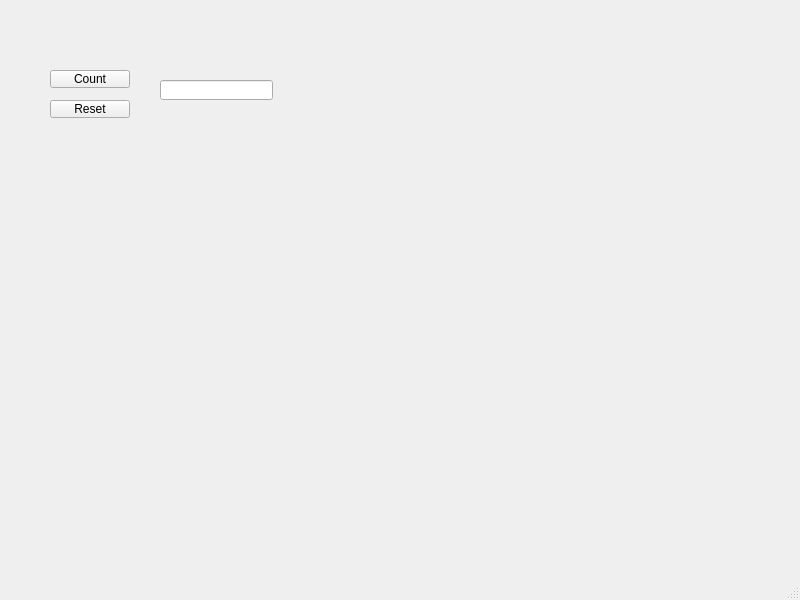
<?xml version="1.0" encoding="UTF-8"?>
<ui version="4.0">
 <class>MainWindow</class>
 <widget class="QMainWindow" name="MainWindow">
  <property name="geometry">
   <rect>
    <x>0</x>
    <y>0</y>
    <width>800</width>
    <height>600</height>
   </rect>
  </property>
  <property name="windowTitle">
   <string>MainWindow</string>
  </property>
  <widget class="QWidget" name="centralwidget">
   <widget class="QPushButton" name="count">
    <property name="geometry">
     <rect>
      <x>50</x>
      <y>70</y>
      <width>80</width>
      <height>18</height>
     </rect>
    </property>
    <property name="text">
     <string>Count</string>
    </property>
   </widget>
   <widget class="QPushButton" name="reset">
    <property name="geometry">
     <rect>
      <x>50</x>
      <y>100</y>
      <width>80</width>
      <height>18</height>
     </rect>
    </property>
    <property name="text">
     <string>Reset</string>
    </property>
   </widget>
   <widget class="QLineEdit" name="result">
    <property name="geometry">
     <rect>
      <x>160</x>
      <y>80</y>
      <width>113</width>
      <height>20</height>
     </rect>
    </property>
   </widget>
  </widget>
  <widget class="QMenuBar" name="menubar">
   <property name="geometry">
    <rect>
     <x>0</x>
     <y>0</y>
     <width>800</width>
     <height>17</height>
    </rect>
   </property>
  </widget>
  <widget class="QStatusBar" name="statusbar"/>
 </widget>
 <resources/>
 <connections/>
</ui>
